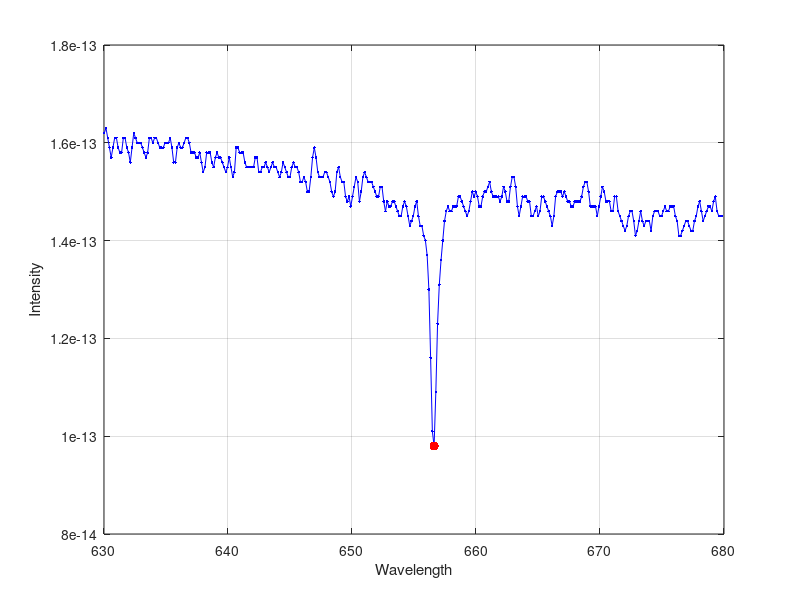

Recreate this plot in MATLAB.
% Course: https://matlabacademy.mathworks.com/R2018b/portal.html?course=gettingstarted

% To calculate the velocity how much the star is away from earth
% A faint start HD 94028 in the constellation of Leo
% Variables loaded from 'electricy.mat'
% Name     : Size     : Description
% spectra  : 357 * 10 : evenly-spaced wavelengths data of different stars

% Clear variables
clc;
clear;

% Load data from .mat file
load('spectrum_data.mat', '-mat');

% Given observation data
star_no_to_evaluate = 6;
% No of observation
no_observations = size(spectra, 1);
% Starting wavelength
lambdas_start = 630.02;
% Spacing between wavelength
lambdad_delta = 0.14;
lambda_Ha_laboratory_val = 656.28;
speed_of_light = 299792.458; % km/s

% Calculate other required data from given data
lambda_end = lambdas_start + (no_observations - 1) * lambdad_delta;
% lambda (λ) containing the wavelengths in the spectrum, from λstart to λend, in steps of λdelta
lambda = [lambdas_start : lambdad_delta : lambda_end]';
% sixth column is the wavelength spectrum of star HD 94028
spectrum_data = spectra(:, star_no_to_evaluate);

% Plot wavelength spectrum to visualize the spike in spectrum
plot(lambda, spectrum_data, 'b.-');
grid on;
xlabel('Wavelength')
ylabel('Intensity')

% To get the value where spike occured, get the maximum variance from mean value
% of spectrum data which also return index
[min_val, min_index] = max(abs(spectrum_data - mean(spectrum_data)));
min_spectrum = spectrum_data(min_index);

% Get value of wavelength of hydrogen alpha line of star HD94028
lambda_for_Ha = lambda(min_index);

% Laboratory value is 656.28 nm and calucalted value is 656.62 nm
% Determine the distance and speed of moving star from earth
% using the difference between wavelength value

hold on;
% Plot the minimum value/spike in spectrum with red color and red shape
% with marker size 20
plot(lambda_for_Ha, min_spectrum, 'rr', 'MarkerSize', 20)

% Calculate the speed of star
speed_of_star = ((lambda_for_Ha / lambda_Ha_laboratory_val) - 1) * speed_of_light;
disp(["The speed of star is: ", num2str(speed_of_star), " km/s"]);
